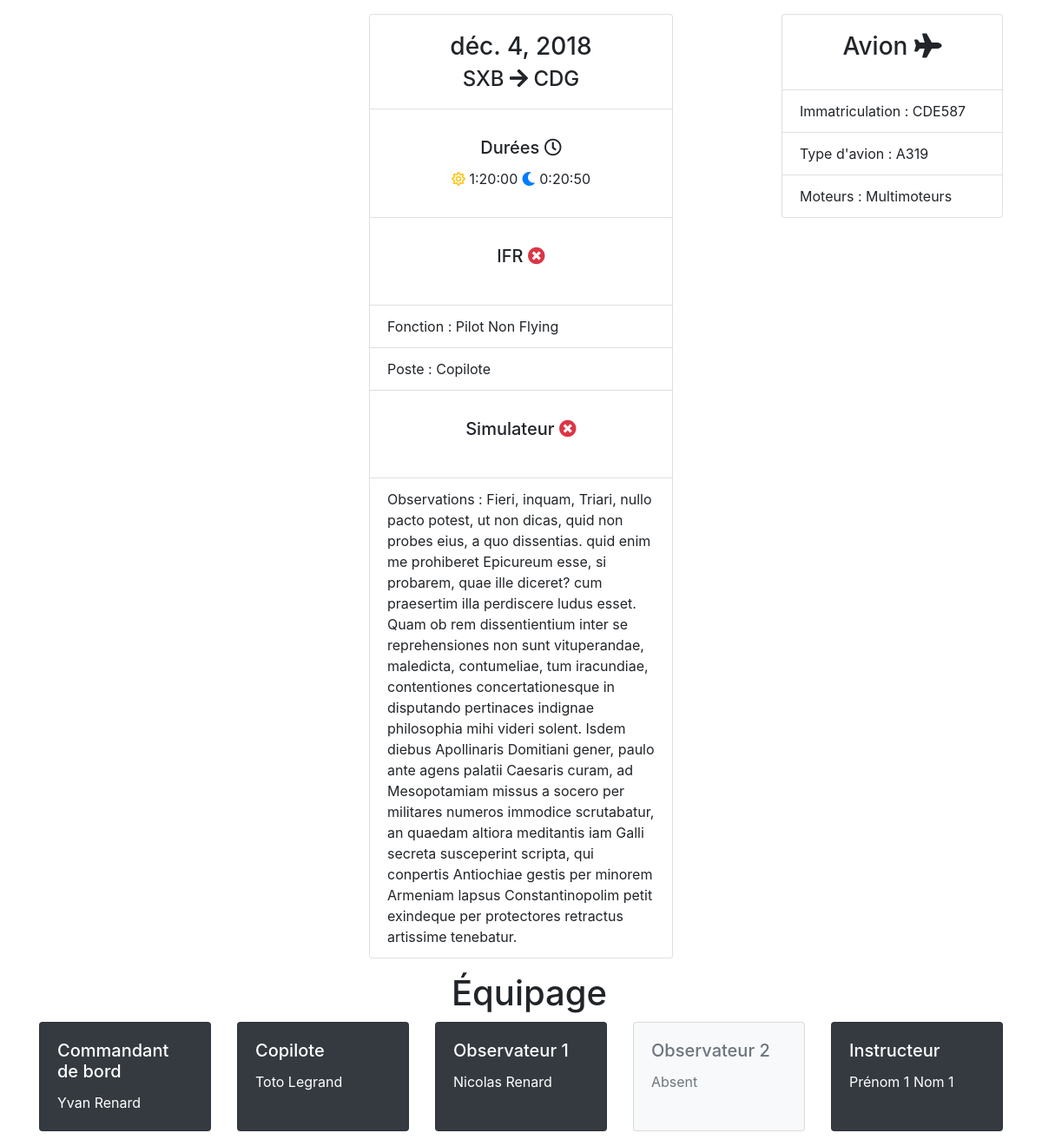
Before: /vol/4/ with the older database file.
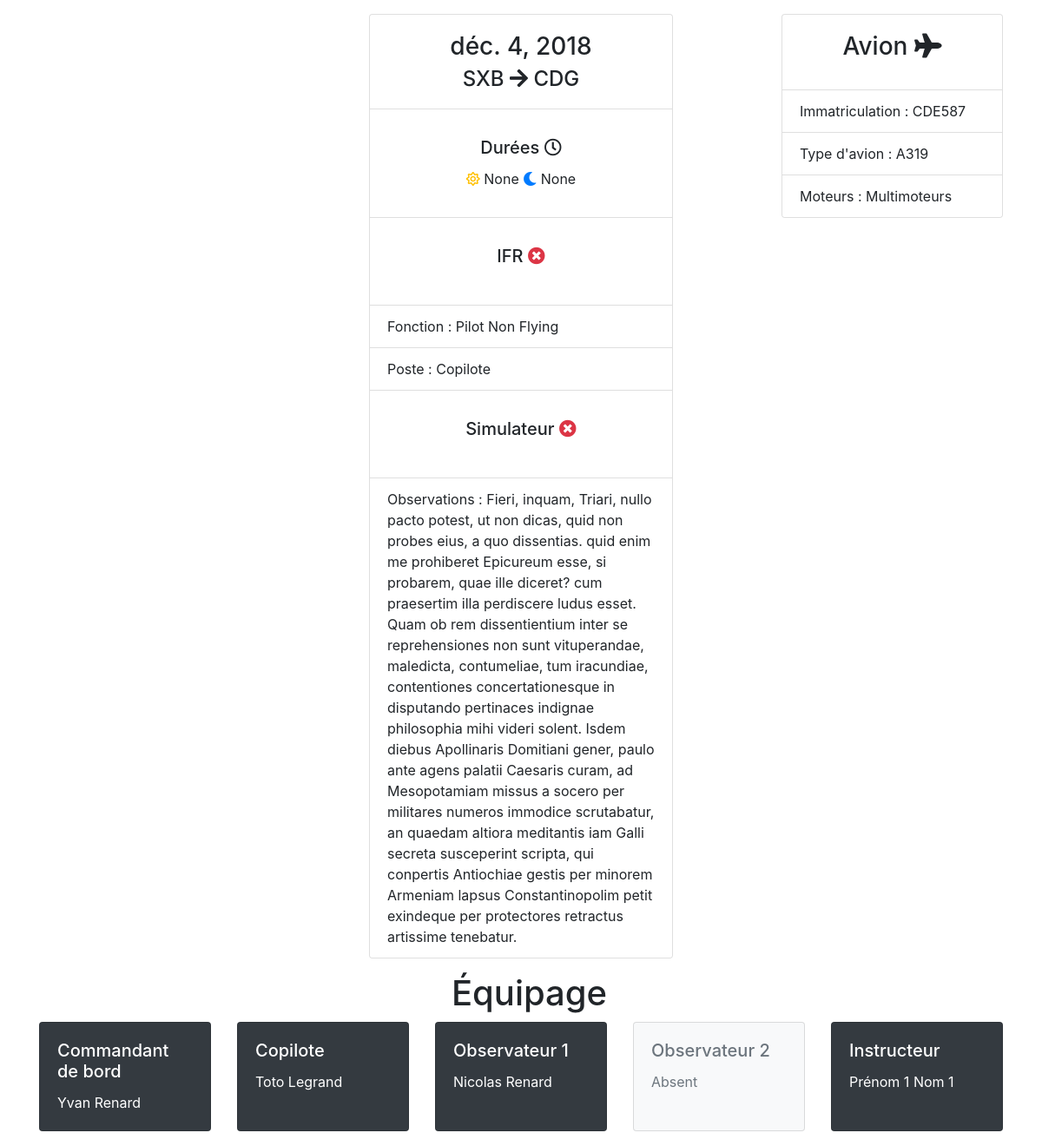
After: the same page with the newer database file.
### vol/models.py (models this page shows)
class Vol(models.Model):
    FONCTION = (
        ('PF','Pilot Flying'),
        ('PNF','Pilot Non Flying'),
        ('MIX','Mix'),
    )
    POSTE = (
        ('CDB','Commandant de bord'),
        ('OPL','Copilote'),
        ('Instruct','Instructeur'),
        ('OBS','Observateur'),
    )
    date = models.DateField(
        verbose_name = 'Date du vol',
    )
    cdb = models.ForeignKey(
        Pilote,
        on_delete=models.PROTECT,
        related_name='%(class)s_cdb',
        verbose_name="Commandant de bord",
    )
    opl = models.ForeignKey(
        Pilote,
        on_delete=models.PROTECT,
        related_name='%(class)s_opl',
        verbose_name="Copilote",
    )
    obs1 = models.ForeignKey(
        Pilote,
        on_delete=models.PROTECT,
        related_name='%(class)s_obs1',
        verbose_name="Observateur 1",
        blank=True,
        null=True,
    )
    obs2 = models.ForeignKey(
        Pilote,
        on_delete=models.PROTECT,
        related_name='%(class)s_obs2',
        verbose_name="Observateur 2",
        blank=True,
        null=True,
    )
    instructeur = models.ForeignKey(
        Pilote,
        on_delete=models.PROTECT,
        related_name='%(class)s_instructeur',
        verbose_name="Instructeur",
        blank=True,
        null=True,
    )
    depart = models.ForeignKey(
        CodeAita,
        on_delete=models.PROTECT,
        related_name='%(class)s_depart',
        verbose_name = "Départ",
    )
    arrivee = models.ForeignKey(
        CodeAita,
        on_delete=models.PROTECT,
        related_name='%(class)s_arrivee',
        verbose_name = "Arrivée",
    )
    duree_jour = models.DurationField(
        verbose_name="Vol de jour",
        blank=True,
        null=True,
    )
    duree_nuit = models.DurationField(
        verbose_name="Vol de nuit",
        blank=True,
        null=True,
    )
    fonction = models.CharField(
        choices = FONCTION,
        verbose_name = 'Fonction occupée',
        max_length = 3
    )
    poste = models.CharField(
        choices = POSTE,
        verbose_name = 'Poste occupé',
        max_length = 20,
    )
    immatriculation = models.ForeignKey(
        Immatriculation,
        on_delete=models.PROTECT,
        related_name='%(class)s_immatriculation',
         verbose_name="Immatriculation de l'avion",
    )
    observation = models.TextField(
        verbose_name="Observations",
        blank=True,
    )
    vol_ifr = models.BooleanField(
        verbose_name="Vol IFR ?",
        default=False,
    )
    duree_ifr = models.DurationField(
        verbose_name="Durée IFR",
        blank=True,
        null=True,
    )
    vol_dc = models.BooleanField(
        verbose_name="Vol DC ?",
        default=False,
    )
    duree_dc = models.DurationField(
        verbose_name="Durée DC",
        blank=True,
        null=True,
    )
    vol_simu = models.BooleanField(
        verbose_name="Simulateur ?",
        default=False,
    )
    duree_simu = models.DurationField(
        verbose_name="Durée Simu",
        blank=True,
        null=True,
    )

class CodeAita(models.Model):
    code_aita = models.CharField(
        verbose_name = 'Code Aita',
        max_length = 5,
    )
    ville = models.CharField(
        verbose_name = "Ville",
        max_length = 50,
        blank=True,
        null=True,
    )
    def __str__(self):
        return self.code_aita

class Immatriculation(models.Model):
    immatriculation = models.CharField(
        verbose_name = 'Immatriculation de l\'avion',
        max_length = 10,
    )
    type_avion = models.ForeignKey(
        TypeAvion,
        on_delete=models.PROTECT
    )
    def __str__(self):
        return self.immatriculation

class TypeAvion(models.Model):
    NOMBRE_MOTEURS = (
        ('1','Monomoteur'),
        ('2','Multimoteurs'),
    )
    type_avion = models.CharField(
        verbose_name = 'Type d\'avion',
        max_length  = 255,
    )
    nb_moteurs = models.CharField(
        choices = NOMBRE_MOTEURS,
        max_length = 25,
        verbose_name = 'Nombre de moteurs',
       )
    def __str__(self):
        return self.type_avion

class Pilote(models.Model):
    prenom = models.CharField(
        verbose_name = 'Prénom',
        max_length = 255,
    )
    nom = models.CharField(
        verbose_name = 'Nom de famille',
        max_length = 255,
    )
    def __str__(self):
        return '%s %s' % (self.prenom, self.nom)

### vol/views.py (the view)
# urls.py: path('<int:vol_id>/', views.detail, name='detail'),
def detail(request,vol_id):
    vol = get_object_or_404(Vol, pk=vol_id)
    return render(request, 'vol/detail.html', {'vol': vol})

### vol/templates/vol/detail.html (shortened to what the changed rows need)
<!doctype html>
<html>
    <head>
        <link rel="stylesheet" href="https://stackpath.bootstrapcdn.com/bootstrap/4.1.3/css/bootstrap.min.css">
        <link rel="stylesheet" href="https://use.fontawesome.com/releases/v5.6.1/css/all.css">
    </head>
    <body>
    <div class="container">
        <div class="row">
            <div class="col-4">
                <div class="card" >
                    <div class="card-body text-center">
                        <h3 class="card-title">{{ vol.date }}</h3>
                        <h4 class="card-subtitle">{{ vol.depart }} <i class="fas fa-arrow-right"></i> {{ vol.arrivee }}</h4>
                    </div>
                    <ul class="list-group list-group-flush">
                        <li class="list-group-item">
                            <div class="card-body text-center">
                                    <h5 class="card-title">Durées <i class="far fa-clock"></i></h5>
                                    <i class="far fa-sun text-warning"></i> {{ vol.duree_jour }}
                                    <i class="fas fa-moon text-primary"></i> {{ vol.duree_nuit }}
                            </div>
                        </li>
                        <li class="list-group-item">
                                <div class="card-body text-center">
                            </div>
                        </li>
                        <li class="list-group-item">Fonction : {{ vol.get_fonction_display }}</li>
                        <li class="list-group-item">Poste : {{ vol.get_poste_display }}</li>
                        <li class="list-group-item">
                                <div class="card-body text-center">
                            </div>
                        </li>
                        <li class="list-group-item">Observations : {{ vol.observation }}</li>
                    </ul>
                </div>
            </div>
            <div class="col-3">
                <div class="card" >
                    <ul class="list-group list-group-flush">
                        <li class="list-group-item">Immatriculation : {{ vol.immatriculation }}</li>
                        <li class="list-group-item">Type d'avion : {{ vol.immatriculation.type_avion }}</li>
                        <li class="list-group-item">Moteurs : {{ vol.immatriculation.type_avion.get_nb_moteurs_display }}</li>
                    </ul>
                </div>
            </div>
        </div>
        <div class="row">
                <div class="col-2"><h1>Équipage</h1></div>
        </div>
        <div class="row">
            <div class="col-12">
                <div class="card-deck">
                    <div class="card text-white bg-dark">
                        <div class="card-body">
                            <h5 class="card-title">Commandant de bord</h5>
                            <p class="card-text">{{ vol.cdb }}</p>
                        </div>
                    </div>
                    <div class="card text-white bg-dark">
                        <div class="card-body">
                        <h5 class="card-title">Copilote</h5>
                        <p class="card-text">{{ vol.opl }}</p>
                        </div>
                    </div>
                    {% if vol.obs1 %}
                        <div class="card text-white bg-dark">
                    {% else %}
                        <div class="card text-muted bg-light border-style: dashed;">
                    {% endif %}
                            <div class="card-body">
                                <h5 class="card-title">Observateur 1</h5>
                                {% if vol.obs1 %}
                                    <p class="card-text">{{ vol.obs1 }}</p>
                                {% else %}
                                    <p class="card-text">Absent</p>
                                {% endif %}
                            </div>
                        </div>
                    {% if vol.instructeur %}
                        <div class="card text-white bg-dark">
                    {% else %}
                        <div class="card text-muted bg-light border-style: dashed;">
                    {% endif %}
                            <div class="card-body">
                                <h5 class="card-title">Instructeur</h5>
                                {% if vol.instructeur %}
                                    <p class="card-text">{{ vol.instructeur }}</p>
                                {% else %}
                                    <p class="card-text">Absent</p>
                                {% endif %}
                            </div>
                        </div>
                </div>
            </div>
        </div>
    </div>
    </body>
</html>

Changed rows visible on the page:
changed Vol "Pilot Non Flying": duree_jour "1:20:00" → "None"; duree_nuit "0:20:50" → "None"
